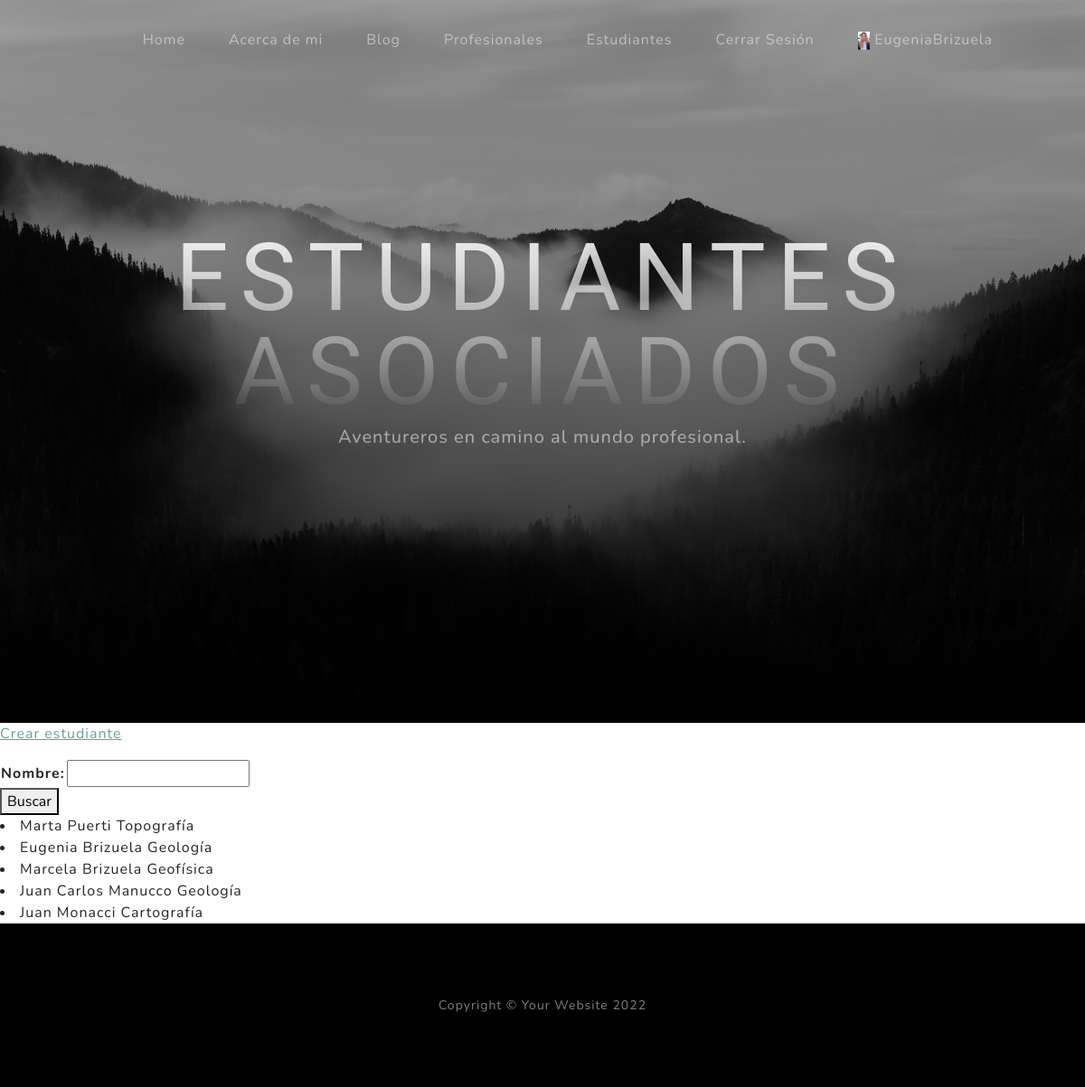
The app's page /clases/estudiante/ (signed in) with its own data.
### account/models.py (models this page shows)
class UserExtension (models.Model):
    avatar = models.ImageField(upload_to='avatar', null=True, blank=True)
    user = models.OneToOneField (User, on_delete=models.CASCADE)
    link = models.URLField (null=True)
    descripcion = models.CharField (max_length=200)

### clases/models.py (models this page shows)
class Estudiante (models.Model):
   nombre = models.CharField(max_length=20)
   apellido = models.CharField (max_length=30)
   carrera = models.CharField(max_length=50)
   def __str__ (self):
        return f'{self.nombre} {self.apellido} {self.carrera}'

### clases/views.py (the view)
# urls.py: path('estudiante/', views.lista_estudiante, name = 'estudiante'),
def lista_estudiante (request):
    nombre_a_buscar= request.GET.get ('nombre', None)
    if nombre_a_buscar is not None:
        estudiantes = Estudiante.objects.filter (nombre__icontains=nombre_a_buscar)
    else:
        estudiantes = Estudiante.objects.all
    form = EstudianteBusqueda ()
    return render (request, 'clases/lista_estudiante.html', {'form': form, 'estudiantes': estudiantes})

### clases/forms.py
class EstudianteBusqueda (forms.Form):
    nombre = forms.CharField (max_length=20)

### clases/templates/clases/lista_estudiante.html (shortened to what this page needs)
{% extends 'index/index.html' %}
{% block 'header_text_block' %}
    <h1 class="mx-auto my-0 text-uppercase">Estudiantes asociados</h1>
    <h2 class="text-white-50 mx-auto mt-2 mb-5">Aventureros en camino al mundo profesional.</h2>
{% endblock 'header_text_block' %}
{% block 'body_block' %}
  <p>
     <a href={% url 'crear_estudiante' %}>Crear estudiante</a>
  </p>
<form action=''method='get'>
  <table>
    {{form.as_table}}
  </table>
  <button>Buscar</button>
</form>
  {% for estudiantes in estudiantes %}
   <li> {{estudiantes}} </li>
  {% endfor %}
{% endblock 'body_block' %}

### index/templates/index/index.html (shortened to what this page needs)
<!DOCTYPE html>
<html lang="en">
    {% load static %}
    <head>
        <link href={% static 'css/styles.css' %} rel="stylesheet" />
    </head>
    <body id="page-top">
        <nav class="navbar navbar-expand-lg navbar-light fixed-top" id="mainNav">
            <div class="container px-4 px-lg-5">
                <div class="collapse navbar-collapse" id="navbarResponsive">
                    <ul class="navbar-nav ms-auto">
                        <li class="nav-item"><a class="nav-link" href={% url 'index' %}>Home</a></li>
                        <li class="nav-item"><a class="nav-link" href={% url 'about' %}>Acerca de mi</a></li>
                        <li class="nav-item"><a class="nav-link" href={% url 'blog_lista' %}>Blog</a></li>
                        <li class="nav-item"><a class="nav-link" href={% url 'profesional_lista' %}>Profesionales</a></li>
                        <li class="nav-item"><a class="nav-link" href={% url 'estudiante' %}>Estudiantes</a></li>
                        {% if request.user.is_authenticated %}
                        <li class="nav-item"><a class="nav-link" href={% url 'logout' %}>Cerrar Sesión</a></li>
                        <li class="nav-item"><a class="nav-link" href={% url 'datos_usuario' %}>
                            {% if request.user.userextension.avatar %}
                            <img src= "{{request.user.userextension.avatar.url}}" alt="imagen de perfil" height='20px'>
                            {{request.user.username}}
                            {% else %}
                            {{request.user.username}}
                            {% endif %}
                        </a></li>
                        {% else %}
                        <li class="nav-item"><a class="nav-link" href={% url 'login' %}>Iniciar Sesión</a></li>
                        <li class="nav-item"><a class="nav-link" href={% url 'registrarse' %}>Registrarse</a></li>
                        {% endif %}
                    </ul>
                </div>
            </div>
        </nav>
        {% block 'header_block' %}
        <header class="masthead">
            <div class="container px-4 px-lg-5 d-flex h-100 align-items-center justify-content-center">
                <div class="d-flex justify-content-center">
                    <div class="text-center">
                        {% block 'header_text_block' %}{% endblock 'header_text_block' %}
                    </div>
                </div>
            </div>
        </header>
        {% endblock 'header_block' %}
        {% block 'body_block' %}
        {% endblock 'body_block' %}
        <footer class="footer bg-black small text-center text-white-50"><div class="container px-4 px-lg-5">Copyright &copy; Your Website 2022</div></footer>
    </body>
</html>

### records on screen
Estudiante: nombre+apellido+carrera "Marta Puerti Topografía"
Estudiante: nombre+apellido+carrera "Eugenia Brizuela Geología"
Estudiante: nombre+apellido+carrera "Marcela Brizuela Geofísica"
Estudiante: nombre+apellido+carrera "Juan Carlos Manucco Geología"
Estudiante: nombre+apellido+carrera "Juan Monacci Cartografía"

### other values on screen
{{ request.user.username }} "EugeniaBrizuela"
